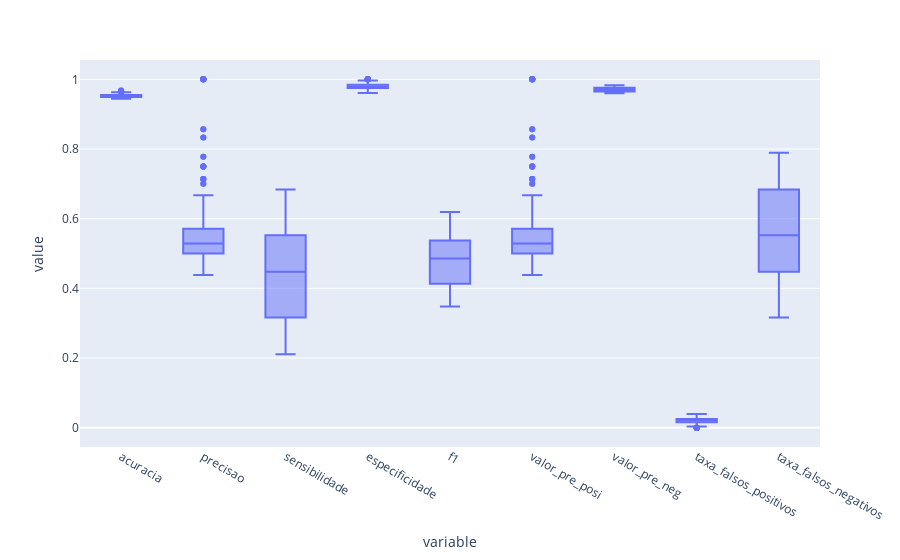

Here is the notebook cell this chart was saved with:
### Code cell
# Selecionar colunas a partir da quinta
colunas = tabela.columns[5:-6]

# Criar um gráfico de boxplot para as colunas selecionadas
fig = px.box(tabela, y=colunas)
fig.show()

### Figure 1 — Plotly figure (JSON) as saved in the notebook; plotly's stock layout.template omitted (floating-point values rounded to 4 significant figures; data arrays with more than 128 entries replaced by an {"elided": "..."} marker saying what was removed)
{"data": [{"alignmentgroup": "True", "hovertemplate": "variable=%{x}<br>value=%{y}<extra></extra>", "legendgroup": "", "marker": {"color": "#636efa"}, "name": "", "notched": false, "offsetgroup": "", "orientation": "v", "showlegend": false, "type": "box", "x": {"elided": "1944 str values"}, "x0": " ", "xaxis": "x", "y": {"elided": "1944 float values"}, "y0": " ", "yaxis": "y"}], "layout": {"boxmode": "group", "legend": {"tracegroupgap": 0}, "margin": {"t": 60}, "xaxis": {"anchor": "y", "domain": [0, 1], "title": {"text": "variable"}}, "yaxis": {"anchor": "x", "domain": [0, 1], "title": {"text": "value"}}}}
